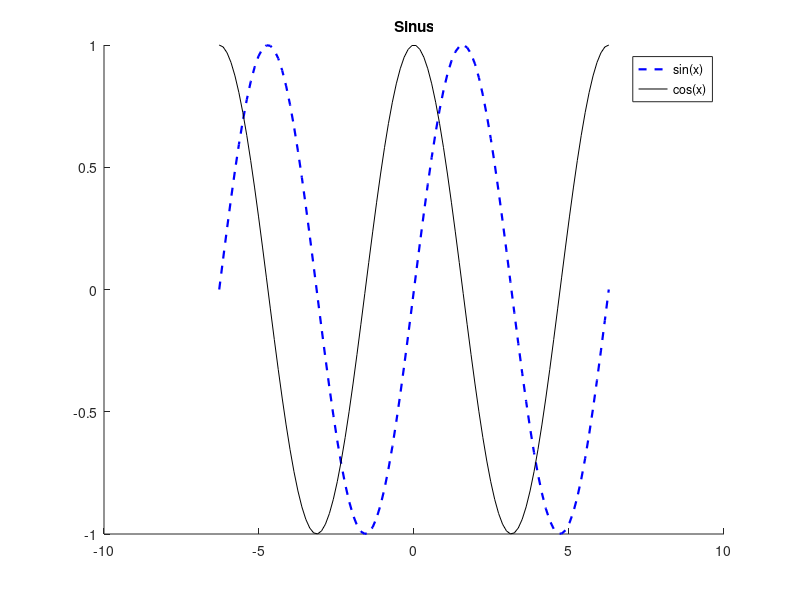

Source code (MATLAB):
clc
clear
close all

xAxis = linspace(-2*pi,2*pi,100);
yAxisf = sin(xAxis);
yAxisg = cos(xAxis);

hold on 
    plot(xAxis,yAxisf,"--b","LineWidth",1.6)
    plot(xAxis,yAxisg,"k")
    title("Sinus")
    legend("sin(x)","cos(x)")
hold off

